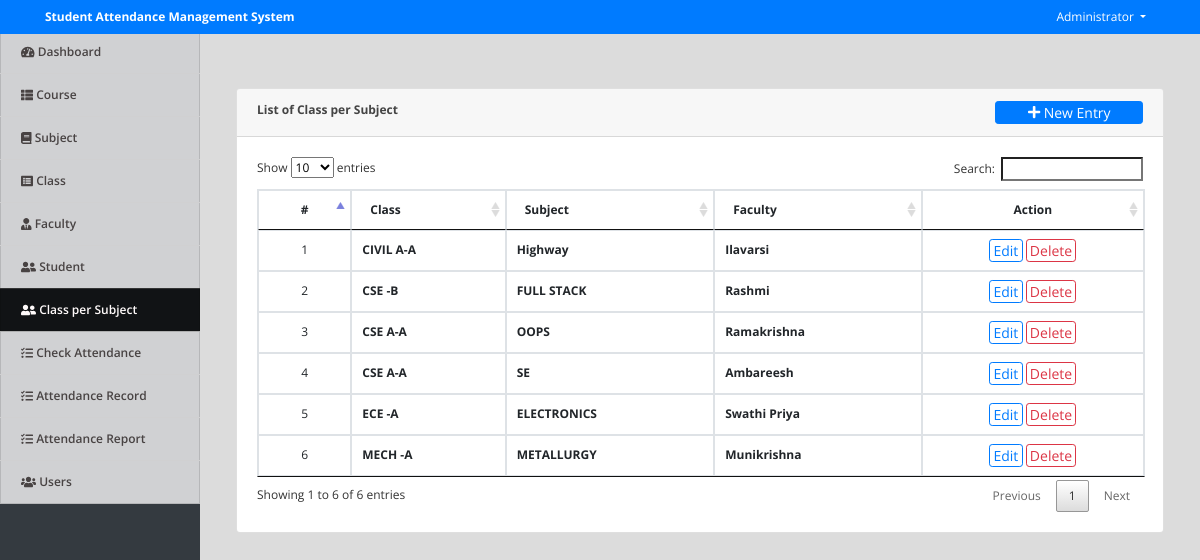
Screenshot of /index.php?page=class_subject (signed in) with the database file from the repository.
### tables this page shows
CREATE TABLE `class_subject` (
  `id` int(30) NOT NULL,
  `class_id` int(30) NOT NULL,
  `subject_id` int(30) NOT NULL,
  `faculty_id` int(30) NOT NULL,
  `student_ids` text NOT NULL,
  `date_created` datetime NOT NULL DEFAULT current_timestamp()
);

CREATE TABLE `subjects` (
  `id` int(30) NOT NULL,
  `subject` varchar(100) NOT NULL,
  `description` text NOT NULL,
  `date_created` datetime NOT NULL DEFAULT current_timestamp()
);

CREATE TABLE `faculty` (
  `id` int(30) NOT NULL,
  `id_no` varchar(50) NOT NULL,
  `name` text NOT NULL,
  `email` varchar(200) NOT NULL,
  `contact` varchar(50) NOT NULL,
  `address` text NOT NULL,
  `date_created` datetime NOT NULL DEFAULT current_timestamp()
);

### class_subject.php (the view, shortened to what this page needs)
<?php include('db_connect.php');?>
<div class="container-fluid">
	<div class="col-lg-12">
		<div class="row">
			<div class="col-md-12">
				<div class="card">
					<div class="card-header">
						<b>List of Class per Subject</b>
						<span class="float:right"><a class="btn btn-primary btn-block btn-sm col-sm-2 float-right" href="javascript:void(0)" id="new_class_subject">
					<i class="fa fa-plus"></i> New Entry
				</a></span>
					</div>
					<div class="card-body">
						<table class="table table-condensed table-bordered table-hover">
							<thead>
								<tr>
									<th class="text-center">#</th>
									<th class="">Class</th>
									<th class="">Subject</th>
									<th class="">Faculty</th>
									<th class="text-center">Action</th>
								</tr>
							</thead>
							<tbody>
								<?php
								$i = 1;
								$class_subject = $conn->query("SELECT cs.*,concat(co.course,' ',c.level,'-',c.section) as `class`,s.subject,f.name as fname FROM class_subject cs inner join `class` c on c.id = cs.class_id inner join courses co on co.id = c.course_id inner join faculty f on f.id = cs.faculty_id inner join subjects s on s.id = cs.subject_id order by concat(co.course,' ',c.level,'-',c.section) asc");
								while($row=$class_subject->fetch_assoc()):
								?>
								<tr>
									<td class="text-center"><?php echo $i++ ?></td>
									<td>
										<p> <b><?php echo $row['class'] ?></b></p>
									</td>
									<td class="">
										 <p> <b><?php echo $row['subject'] ?></b></p>
									</td>
									<td class="">
										 <p> <b><?php echo $row['fname'] ?></b></p>
									</td>
									<td class="text-center">
										<button class="btn btn-sm btn-outline-primary edit_class_subject" type="button" data-id="<?php echo $row['id'] ?>" >Edit</button>
										<button class="btn btn-sm btn-outline-danger delete_class_subject" type="button" data-id="<?php echo $row['id'] ?>">Delete</button>
									</td>
								</tr>
								<?php endwhile; ?>
							</tbody>
						</table>
					</div>
				</div>
			</div>
		</div>
	</div>
</div>

### assets/css/style.css (style rules this page uses)
body { font-family: "Open Sans", sans-serif; color: #444444; width: 100%; height: calc(100%); font-size: 12px; }
a { color: #1977cc; }
.btn-sm { padding: .0001rem .2rem; }

### index.php (style rules this page uses)
body { background: #80808045; }

### class_subject.php (style rules this page uses)
td { vertical-align: middle !important; }
td p { margin: unset }

### rows the page displays
class_subject: class "CIVIL A-A", subject.subject "Highway", faculty.name "Ilavarsi"
class_subject: class "CSE -B", subject.subject "FULL STACK", faculty.name "Rashmi"
class_subject: class "CSE A-A", subject.subject "OOPS", faculty.name "Ramakrishna"
class_subject: class "CSE A-A", subject.subject "SE", faculty.name "Ambareesh"
class_subject: class "ECE -A", subject.subject "ELECTRONICS", faculty.name "Swathi Priya"
class_subject: class "MECH -A", subject.subject "METALLURGY", faculty.name "Munikrishna"

### other values shown
$_SESSION['system']['name'] "Student Attendance Management System"
$_SESSION['login_name'] "Administrator"
